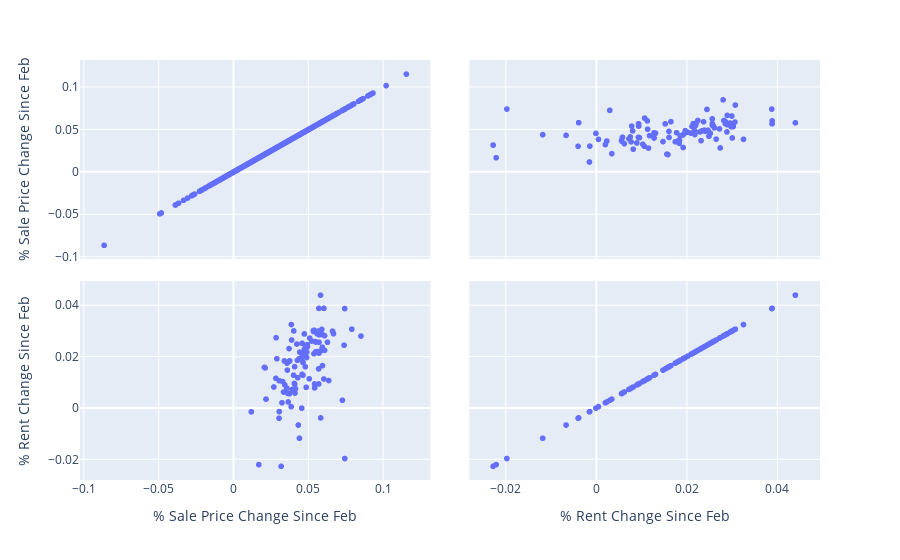

Notebook code for this chart:
### Code cell
# scatter matrix for salesprice vs rent 
census_df.head


fig = px.scatter_matrix(combined_df, dimensions=["% Sale Price Change Since Feb", "% Rent Change Since Feb"],)
fig.show()

### Figure 1 — Plotly figure (JSON) as saved in the notebook; plotly's stock layout.template omitted (floating-point values rounded to 4 significant figures; data arrays with more than 128 entries replaced by an {"elided": "..."} marker saying what was removed)
{"data": [{"dimensions": [{"axis": {"matches": true}, "label": "% Sale Price Change Since Feb", "values": {"elided": "29510 float values"}}, {"axis": {"matches": true}, "label": "% Rent Change Since Feb", "values": {"elided": "29510 float values"}}], "hovertemplate": "%{xaxis.title.text}=%{x}<br>%{yaxis.title.text}=%{y}<extra></extra>", "legendgroup": "", "marker": {"color": "#636efa", "symbol": "circle"}, "name": "", "showlegend": false, "type": "splom"}], "layout": {"dragmode": "select", "legend": {"tracegroupgap": 0}, "margin": {"t": 60}}}
